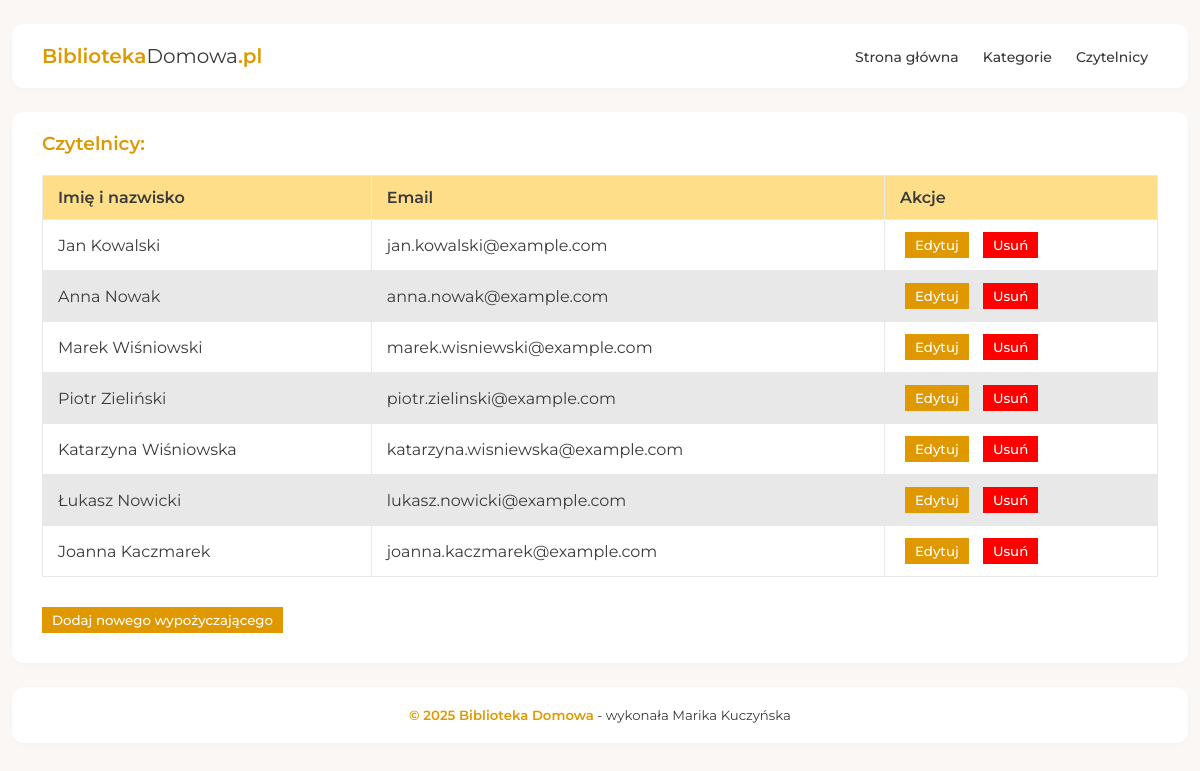
The page /borrowers/ on the database its author committed.
### books/models.py (models this page shows, shortened)
class Borrower(models.Model):
    name = models.CharField(max_length=100)
    email = models.EmailField(unique=True)

### books/views.py (the view)
# urls.py: path('borrowers/', views.borrower_list, name='borrower_list'),
def borrower_list(request):
    borrowers = Borrower.objects.all()
    return render(request, 'books/borrower_list.html', {'borrowers': borrowers})

### books/templates/books/borrower_list.html (shortened to what this page needs)
<!DOCTYPE html>
<html lang="pl">
  <head>
    {% load static %}
    <link rel="stylesheet" href="{% static 'books/styles.css' %}" />
  </head>
  <body>
    <div class="wrapper">
      <header class="box">
        <a href="{% url 'index' %}">
          <div class="logo"><span>Biblioteka</span>Domowa<span>.pl</span></div>
        </a>
        <ul>
          <a href="{% url 'index' %}">Strona główna</a>
          <a href="{% url 'category_list' %}">Kategorie</a>
          <a href="{% url 'borrower_list' %}">Czytelnicy</a>
        </ul>
      </header>
      <div class="box">
        <h3>Czytelnicy:</h3>
        <table class="borrower-table">
          <thead>
            <tr>
              <th>Imię i nazwisko</th>
              <th>Email</th>
              <th>Akcje</th>
            </tr>
          </thead>
          <tbody>
            {% for borrower in borrowers %}
            <tr>
              <td>{{ borrower.name }}</td>
              <td>{{ borrower.email }}</td>
              <td>
                <a href="{% url 'edit_borrower' borrower.id %}">
                  <button>Edytuj</button>
                </a>
                <a href="{% url 'delete_borrower' borrower.id %}">
                  <button class="c-red">Usuń</button>
                </a>
              </td>
            </tr>
            {% endfor %}
          </tbody>
        </table>
        <a href="{% url 'add_borrower' %}">
          <button>Dodaj nowego wypożyczającego</button>
        </a>
      </div>
      <footer class="box">
        <h5><span>© 2025 Biblioteka Domowa</span> - wykonała Marika Kuczyńska</h5>
      </footer>
    </div>
  </body>
</html>

### books/static/books/styles.css (style rules this page uses)
:root { --color-primary: #df9800; --color-primary-light: #ffde89; --color-primary-dark: #ffb700; --color-red-1: #ff0000; --color-blue-1: rgb(0, 55, 255); --color-grey-1: #696870; --color-grey-2: #faf7f5; --color-grey-3: #e8e8e8; --color-white: #ffffff; --color-black: #3a3a3a; }
* { margin: 0; padding: 0; box-sizing: border-box; font-family: 'Montserrat', sans-serif; color: var(--color-black); }
body { background-color: var(--color-grey-2); }
h1, h2, h3, h4, h5, h6 { font-weight: 600; color: var(--color-primary); }
a { text-decoration: none; }
.c-red { background-color: var(--color-red-1); }
button { padding: 5px 10px; margin: 10px 10px 10px 0; border: none; background-color: var(--color-primary); color: var(--color-white); font-weight: 500; cursor: pointer; transition: 0.4s; }
footer { text-align: center; }
footer h5 { font-weight: 400; color: var(--color-black); }
footer h5 span { font-weight: 600; color: var(--color-primary); }
.wrapper { max-width: 1300px; margin: 0 auto; padding: 0 12px; }
.box { margin: 24px 0; padding: 20px 30px; background-color: var(--color-white); border-radius: 12px; box-shadow: rgba(0, 0, 0, 0.02) 0px 2px 6px; }
header { display: flex; justify-content: space-between; align-items: center; flex-wrap: wrap; }
.logo { font-size: 20px; font-weight: 400; }
.logo span { font-weight: 600; color: var(--color-primary); }
header ul a { text-decoration: none; color: var(--color-black); margin: 0 10px; font-weight: 500; font-size: 14px; border-bottom: 2px solid transparent; transition: 0.4s; }
.borrower-table { width: 100%; border-collapse: collapse; margin: 20px 0; font-size: 16px; text-align: left; cursor: pointer; }
.borrower-table th, .borrower-table td { padding: 12px 15px; border: 1px solid var(--color-grey-3); }
.borrower-table th { background-color: var(--color-primary-light); color: var(--color-black); font-weight: 600; }
.borrower-table tr:nth-child(even) { background-color: var(--color-grey-3); }
.borrower-table button { margin: 0 5px; }

### rows shown on the page
Borrower: name "Jan Kowalski", email "jan.kowalski@example.com"
Borrower: name "Anna Nowak", email "anna.nowak@example.com"
Borrower: name "Marek Wiśniowski", email "marek.wisniewski@example.com"
Borrower: name "Piotr Zieliński", email "piotr.zielinski@example.com"
Borrower: name "Katarzyna Wiśniowska", email "katarzyna.wisniewska@example.com"
Borrower: name "Łukasz Nowicki", email "lukasz.nowicki@example.com"
Borrower: name "Joanna Kaczmarek", email "joanna.kaczmarek@example.com"
